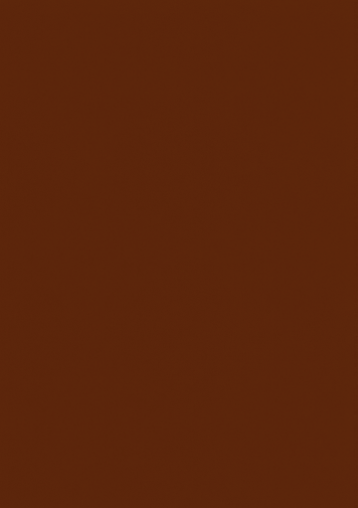
#> input picture coklat-tua.png, 358 x 508 px
$ python -i color_detector.py   (imports and definitions only)
#> lines starting #> are read from the running program, lines starting #| are printed output that depends on the picture
#> further down, picture is the input picture: shape (508, 358, 3); mean B, G, R 10.9, 37.6, 92.2
import cv2
import numpy as np
import argparse
from statistics import median

HSV_LOWER = np.array([8,  60,  20], dtype=np.uint8)
HSV_UPPER = np.array([30, 255, 255], dtype=np.uint8)

L_DARK_MAX   = 40
L_MID_MAX    = 65
# > 65 -> coklat terang

MIN_PIXELS_FOR_CONFIDENCE = 500

def classify_from_lab_l(l_values):
    """Terima list/array nilai Lightness (0..100), balikin label + skor."""
    if len(l_values) == 0:
        return "Tidak terdeteksi", 0.0, None

    l_med = float(median(l_values))
    if l_med <= L_DARK_MAX:
        label = "Coklat Tua"
    elif l_med <= L_MID_MAX:
        label = "Coklat Muda"
    else:
        label = "Coklat Terang"

    l_arr = np.array(l_values, dtype=np.float32)
    iqr = np.percentile(l_arr, 75) - np.percentile(l_arr, 25) + 1e-6
    spread_score = np.clip(1.0 - (iqr / 40.0), 0.0, 1.0)  # 0..1
    size_score = np.clip(len(l_values) / 5000.0, 0.0, 1.0)
    confidence = 0.6 * spread_score + 0.4 * size_score

    return label, confidence, l_med

def analyze_frame(bgr):
    """Balikin (label, confidence, l_med, vis) dari 1 frame BGR."""
    hsv = cv2.cvtColor(bgr, cv2.COLOR_BGR2HSV)
#> hsv: shape (508, 358, 3); mean H, S, V 10, 225.2, 92.2

    mask = cv2.inRange(hsv, HSV_LOWER, HSV_UPPER)
#> mask: shape (508, 358); every value is 255

    kernel = np.ones((5, 5), np.uint8)
    mask = cv2.morphologyEx(mask, cv2.MORPH_OPEN, kernel, iterations=1)
    mask = cv2.morphologyEx(mask, cv2.MORPH_CLOSE, kernel, iterations=1)

    lab = cv2.cvtColor(bgr, cv2.COLOR_BGR2LAB)
#> lab: shape (508, 358, 3); mean of channels 0, 1, 2 57.6, 151, 156.2
    L = lab[:, :, 0].astype(np.float32) * (100.0 / 255.0)
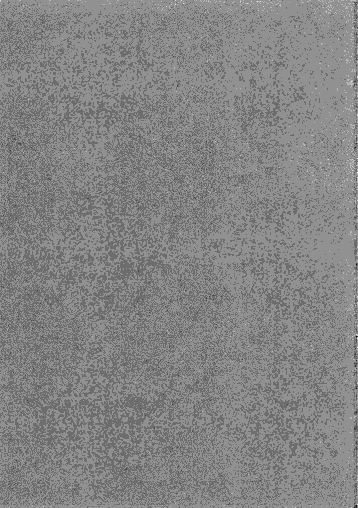
#> L: shape (508, 358) float32; min 21.18, max 23.92, mean 22.6; drawn with min black and max white

    L_masked = L[mask > 0]

    if L_masked.size < MIN_PIXELS_FOR_CONFIDENCE:
        label, conf, l_med = "Tidak terdeteksi", 0.0, None
    else:
        label, conf, l_med = classify_from_lab_l(L_masked.tolist())
#> in classify_from_lab_l, `l_med = float(median(l_values))`: l_med = 22.75
#> in classify_from_lab_l, `iqr = np.percentile(l_arr, 75) - np.percentile(l_arr, 25) + 1e-6`: iqr = 0.392
#> in classify_from_lab_l, `spread_score = np.clip(1.0 - (iqr / 40.0), 0.0, 1.0)`: spread_score = 0.99
#> in classify_from_lab_l, `size_score = np.clip(len(l_values) / 5000.0, 0.0, 1.0)`: size_score = 1
#> in classify_from_lab_l, `confidence = 0.6 * spread_score + 0.4 * size_score`: confidence = 0.994
#> label = 'Coklat Tua'; conf = 0.994; l_med = 22.75

    vis = bgr.copy()
    overlay = vis.copy()
    overlay[mask > 0] = (0, 255, 0)  # tandai area coklat
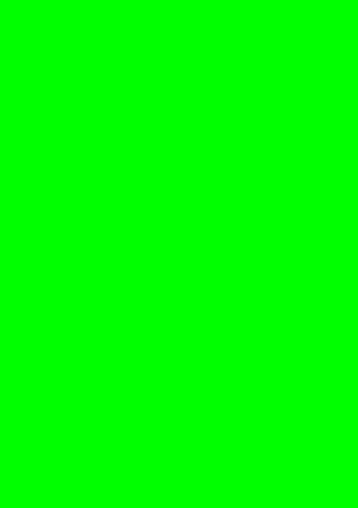
#> overlay: shape (508, 358, 3); mean B, G, R 0, 255, 0
    vis = cv2.addWeighted(vis, 0.75, overlay, 0.25, 0)
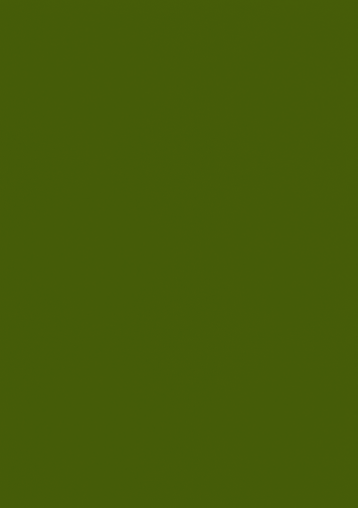
#> vis: shape (508, 358, 3); mean B, G, R 8, 92, 69.2

    h, w = vis.shape[:2]
#> h = 508; w = 358
    panel_h = 48
    cv2.rectangle(vis, (0, 0), (w, panel_h), (0, 0, 0), -1)
    text = f"{label} | conf={conf:.2f}"
#> text = 'Coklat Tua | conf=0.99'
    if l_med is not None:
        text += f" | L*~{l_med:.1f}"
#> text = 'Coklat Tua | conf=0.99 | L*~22.7'
    cv2.putText(vis, text, (12, 32), cv2.FONT_HERSHEY_SIMPLEX, 0.8, (255, 255, 255), 2, cv2.LINE_AA)
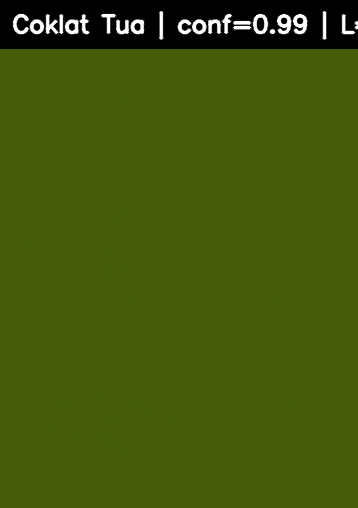
#> vis: shape (508, 358, 3); mean B, G, R 10.7, 86.6, 66

    return label, conf, l_med, vis

# [43 lines left out: functions run_webcam, run_image, main, not called in this run]

# [2 lines not run here, left out]

>>> import cv2
>>> picture = cv2.imread('coklat-tua.png')
>>> result = analyze_frame(picture)
